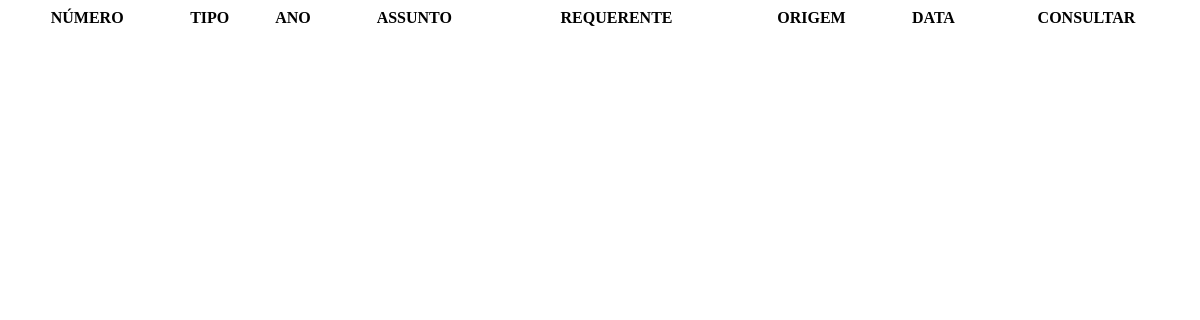
The app's page /site/recursos/includes/consulta/consulta_assunto.php (signed in), older data.
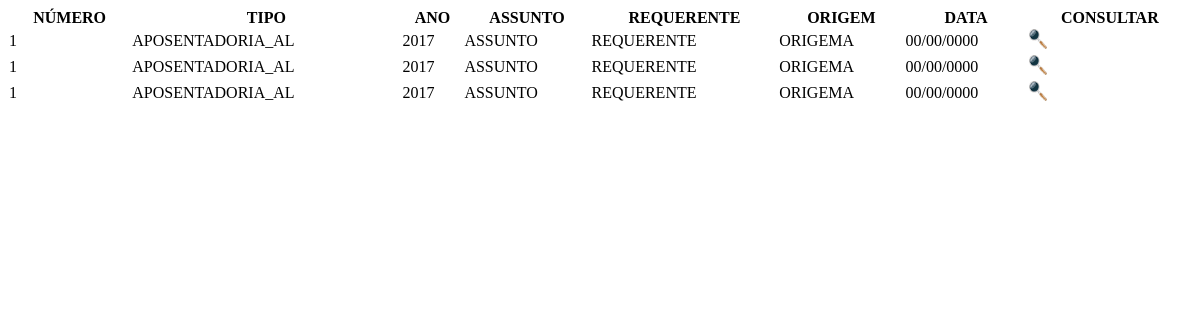
The same page, newer data.
### tables this page shows
CREATE TABLE `cadastro_processo` (
  `idProcesso` int(11) NOT NULL,
  `numeroProcesso` int(11) NOT NULL,
  `tipoProcesso` int(11) NOT NULL,
  `anoProcesso` int(11) NOT NULL,
  `dataProcesso` date NOT NULL,
  `idAssunto` int(11) NOT NULL DEFAULT '0',
  `descricao_assunto` varchar(50) NOT NULL,
  `idOrigem` int(11) NOT NULL DEFAULT '0',
  `descricao_origem` varchar(50) NOT NULL,
  `idRequerente` int(11) NOT NULL DEFAULT '0',
  `descricao_requerente` varchar(50) NOT NULL,
  `logradouro` varchar(50) NOT NULL,
  `numero` int(11) NOT NULL,
  `complemento` varchar(50) NOT NULL,
  `bairro` varchar(50) NOT NULL,
  `cidade` varchar(50) NOT NULL,
  `uf` varchar(50) NOT NULL,
  `cep` varchar(50) NOT NULL,
  `telefone` varchar(14) NOT NULL,
  `celular` varchar(15) NOT NULL,
  `usuario` varchar(50) NOT NULL
);

CREATE TABLE `tipo_processo` (
  `id_tipo_processo` int(11) NOT NULL,
  `descricao_tipo_processo` varchar(50) NOT NULL,
  `numero_proximo_processo` int(11) NOT NULL,
  `usuario` varchar(50) NOT NULL
);

### site/recursos/includes/funcoes/funcao_formata_data.php (called while the page is built, shortened)
<?php
function dataBrasileiro($data) {
    if ($data == "" || $data == "1900-01-01 00:00:00.000") {
        return "00/00/0000";
    } else {
        $partes_data = explode("-", $data);
        $ano = $partes_data[0];
        $mes = $partes_data[1];
        $resto_data = explode(" ", $partes_data[2]);
        $dia = $resto_data[0];
        $data_brasil = $dia . "/" . $mes . "/" . $ano;
        return $data_brasil;
    }
}
function dataAmericano($data) {
    if ($data == "" || $data == "00/00/0000") {
        return null;
    } else {
        $partes_data = explode("/", $data);
        $dia = $partes_data[0];
        $mes = $partes_data[1];
        $ano = $partes_data[2];
        return $ano . '-' . $mes . '-' . $dia;
    }
}

### site/recursos/includes/consulta/consulta_assunto.php (the view, shortened to what this page needs)
<?php
include_once '../funcoes/funcao_formata_data.php';
$assunto = $_POST['assunto'];
$data_inicial = dataAmericano($_POST['dt_inicial']);
$data_final = dataAmericano($_POST['dt_final']);
?>
<!DOCTYPE html>
<html>
    <head>
    </head>
    <body>
        <div style="overflow: auto; max-width: 100%;">
            <table id="table" class="display" cellspacing="0" width="100%">
                <thead>
                    <tr>
                        <th>NÚMERO</th>
                        <th>TIPO</th>
                        <th>ANO</th>
                        <th>ASSUNTO</th>
                        <th>REQUERENTE</th>
                        <th>ORIGEM</th>
                        <th>DATA</th>
                        <th>CONSULTAR</th>
                    </tr>
                </thead>
                <tbody>
                    <?php
                    include_once '../estrutura/conexao/conexao.php';
                    $sql = "SELECT * ";
                    $sql = $sql . " FROM  cadastro_processo c, tipo_processo t  ";
                    $sql = $sql . " WHERE c.descricao_assunto LIKE  '%$assunto%' ";
                    $sql = $sql . " AND c.tipoProcesso = t.id_tipo_processo ";
                    $sql = $sql . " AND c.dataProcesso >= '$data_inicial' ";
                    $sql = $sql . " AND c.dataProcesso <= '$data_final' ";
                    $sql = $sql . " ORDER BY  c.idProcesso   ";
                    $query = $pdo->prepare($sql);
                    $query->execute();
                    for ($i = 0; $dados = $query->fetch(); $i++) {
                        ?>
                        <tr>
                            <td><?php echo $dados['numeroProcesso']; ?></td>
                            <td><?php echo $dados['descricao_tipo_processo']; ?></td>
                            <td><?php echo $dados['anoProcesso']; ?></td>
                            <td><?php echo $dados['descricao_assunto']; ?></td>
                            <td><?php echo $dados['descricao_requerente']; ?></td>
                            <td><?php echo $dados['descricao_origem']; ?></td>
                            <td><?php echo dataBrasileiro($dados['dataProcesso']); ?></td>
                            <td><a href="#" id="id_consultar_processo"  data-id="<?php echo $dados['idProcesso']; ?>"><img src="recursos/imagens/estrutura/lupa.png" alt="consultar" height="20px;"></a></td>
                        </tr>
                        <?php
                    }
                    ?>
                </tbody>
            </table>
        </div>
    </body>
</html>

Row changes from the older to the newer data that the page shows:
added cadastro_processo: numeroProcesso "1", tipo_processo.descricao_tipo_processo "APOSENTADORIA_AL", anoProcesso "2017", descricao_assunto "ASSUNTO", descricao_requerente "REQUERENTE", descricao_origem "ORIGEMA", dataProcesso "00/00/0000"
added cadastro_processo: numeroProcesso "1", tipo_processo.descricao_tipo_processo "APOSENTADORIA_AL", anoProcesso "2017", descricao_assunto "ASSUNTO", descricao_requerente "REQUERENTE", descricao_origem "ORIGEMA", dataProcesso "00/00/0000"
added cadastro_processo: numeroProcesso "1", tipo_processo.descricao_tipo_processo "APOSENTADORIA_AL", anoProcesso "2017", descricao_assunto "ASSUNTO", descricao_requerente "REQUERENTE", descricao_origem "ORIGEMA", dataProcesso "00/00/0000"
